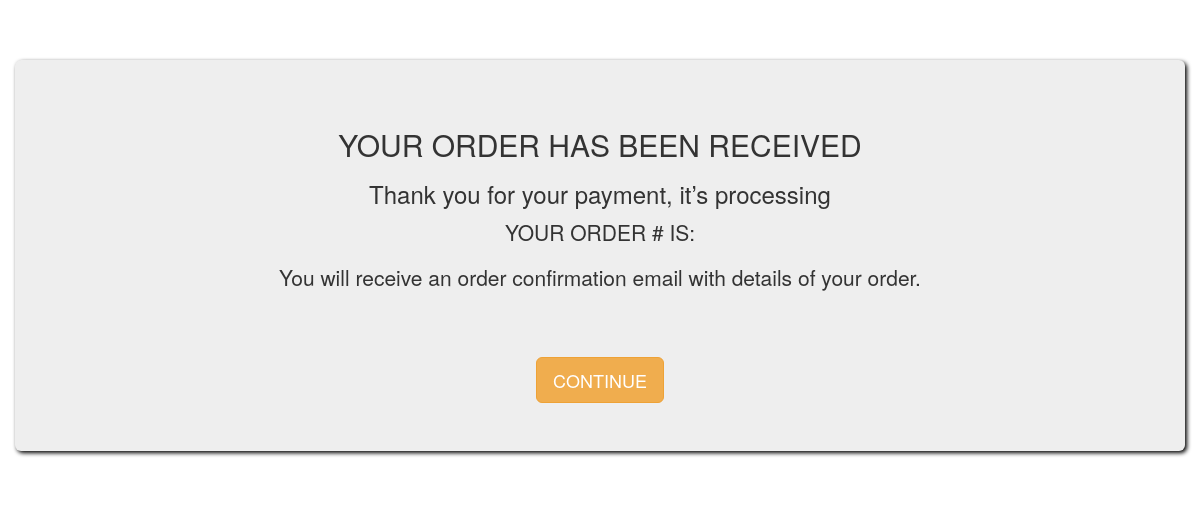
The page /thankyou (signed in) on the database as committed earlier.
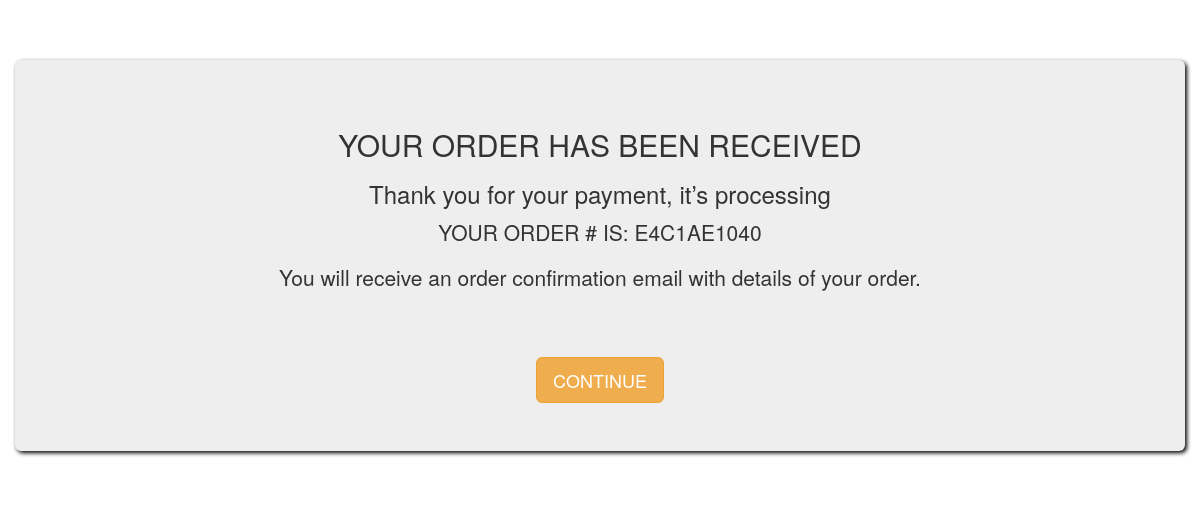
The same page on the database as committed later.
### __init__.py (models this page shows, shortened)
class CustomerOrders(db.Model):
    id = db.Column(db.Integer,primary_key=True)
    invoice = db.Column(db.String(20),unique=True,nullable=False)
    status = db.Column(db.String,default='Pending',nullable=False)
    customer_id = db.Column(db.String,unique=False,nullable=False)
    date = db.Column(db.String, nullable=False)
    orders = db.Column(JsonEcodedDict)

### __init__.py (the view)
@app.route('/thankyou')
def thankyou():
    orders = CustomerOrders.query.filter_by(customer_id=current_user.id).order_by(CustomerOrders.id.desc()).first()
    return render_template('sales/thankyou.html',orders=orders)

### __init__.py (called while the page is built)
@login_manager.user_loader
def loaded(id_user):
    return User.query.get(int(id_user))

     def process_result_value(self, value, dialect):
        if value is None:
            return {}
        else:
            return json.loads(value)

### template/sales/thankyou.html (shortened to what this page needs)
{% block content%}
<!DOCTYPE html>
<html lang="en">
<head>
    <link rel="stylesheet" href="https://maxcdn.bootstrapcdn.com/bootstrap/3.3.7/css/bootstrap.min.css">
</head>
<body>
<div class="container" style="margin-top:5%;">
	<div class="row">
        <div class="jumbotron" style="box-shadow: 2px 2px 4px #000000;">
            <h2 class="text-center">YOUR ORDER HAS BEEN RECEIVED</h2>
          <h3 class="text-center">Thank you for your payment, it’s processing</h3>
          <p class="text-center" style="text-transform:uppercase;">Your order # is: {{orders.invoice}}</p>
          <p class="text-center">You will receive an order confirmation email with details of your order.</p>
            <center><div class="btn-group" style="margin-top:50px;">
                <a href="{{url_for('home')}}" class="btn btn-lg btn-warning">CONTINUE</a>
            </div></center>
        </div>
	</div>
</div>
</body>
</html>
{%endblock%}

Rows that differ between the two databases and show on the page:
added CustomerOrders: invoice "E4C1AE1040"
